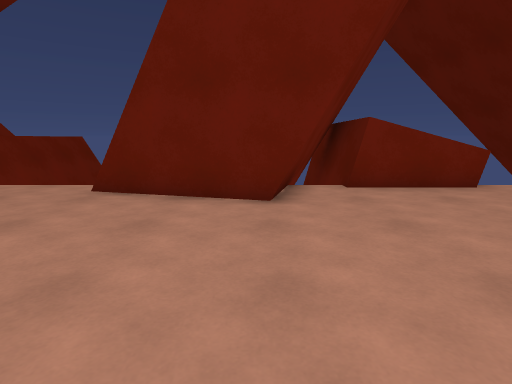
View 1 (above)

12 first-person views from a walk through a scene from a Unity 3-D project. The camera is 1.3 m above the floor, tilts 10° down and sees 80° across. The floor is counted in squares, 1 m on a side. Each view is taken from the middle of a square. On the plan, view 1 faces up. The plan holds only what a view shows up to about 14 squares ahead; the rest is blank. The place goes on beyond the plan. The player is left out.

View 2
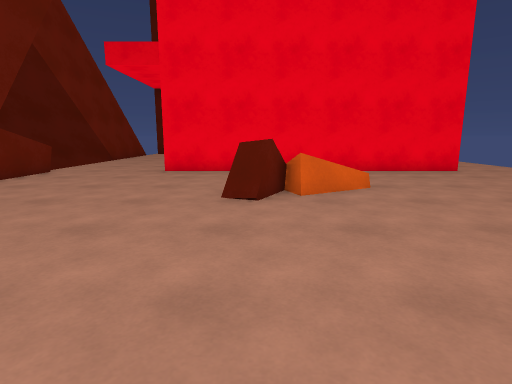

View 3
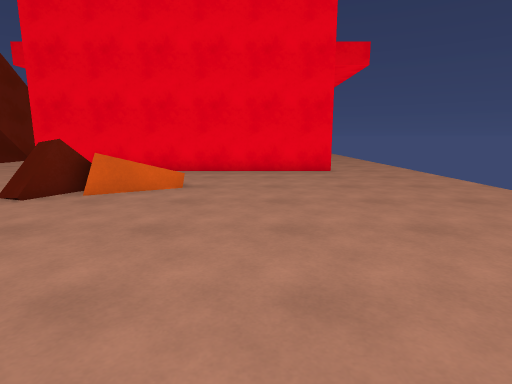

View 4
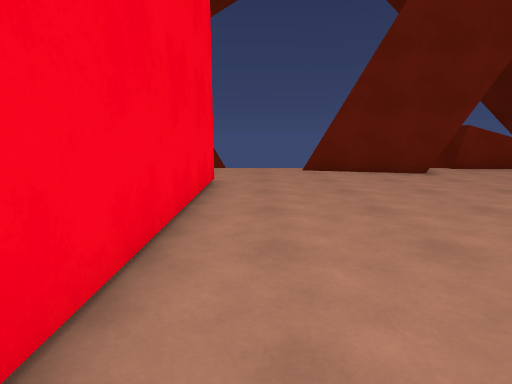

View 5
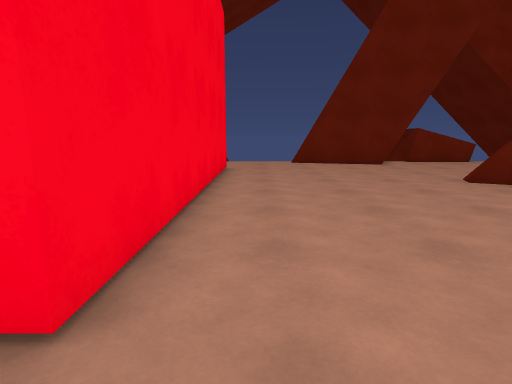

View 6
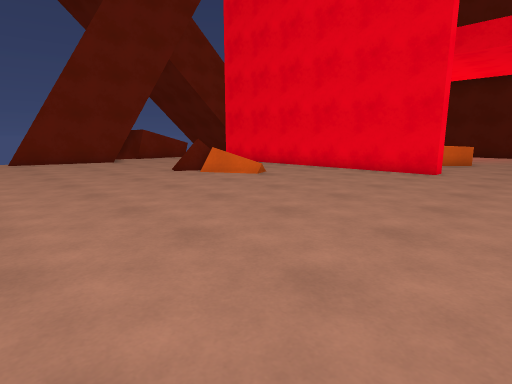

View 7
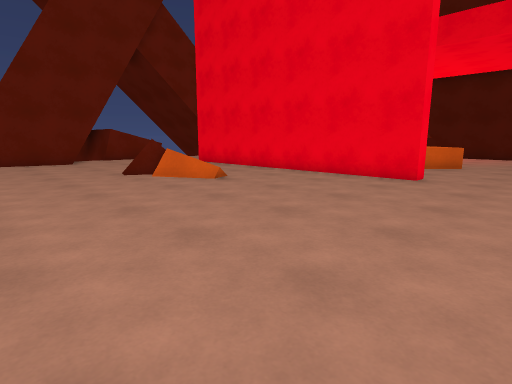

View 8
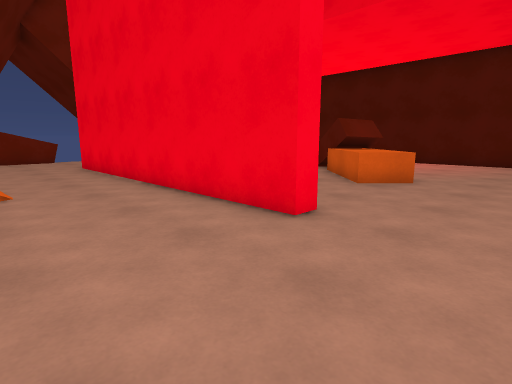

View 9
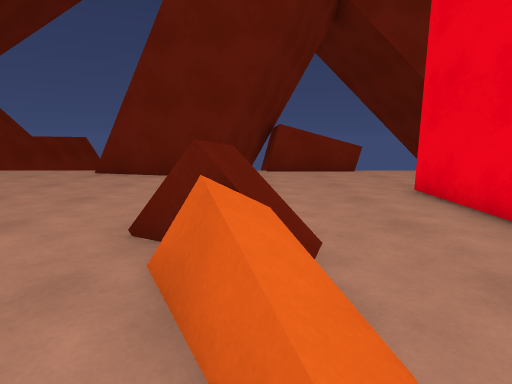

View 10
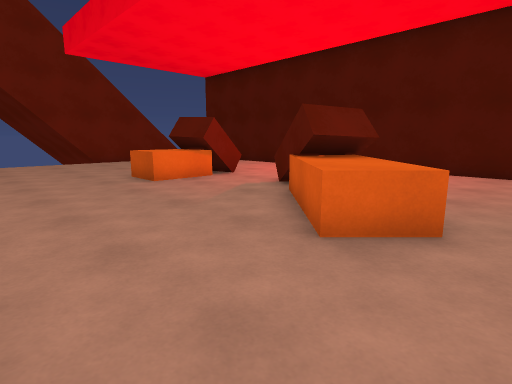

View 11
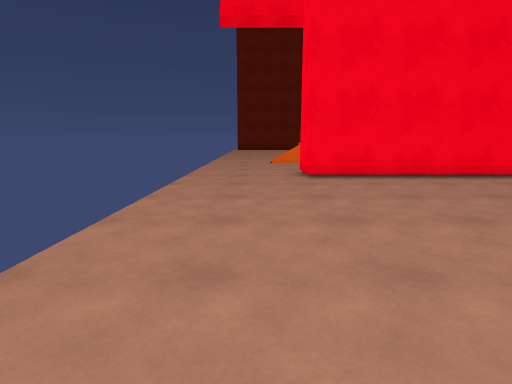

View 12
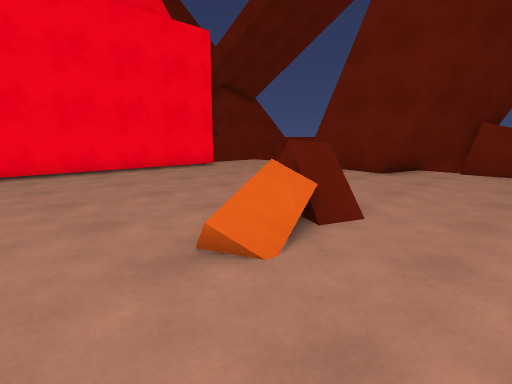

### Floor plan
Points are (right, up) in squares from view 1. A wall is a line through its corners. A room is listed if a view was taken in it or the views show most of it. See-through windows are left out.
Room 1 (views 1, 2, 3, 4, 5, 6, 7, 8, 9, 10, 11, 12)
walls: (-7.3, 3.4) (-7.3, -7.3); (6.8, -7.9) (6, -7.9) (6, 3.6); (0.6, 6.2) (-3.8, 7.4); (4.5, 8.1) (2.9, 8.1); (2.5, 10.9) (1.2, 6.1); (2.3, 11.1) (1, 6.1)
low walls: (1.7, 10.4) (0.6, 6.2); (2.2, 11.5) (0.8, 6.2)
ways out: opening at (-6.2, -9.5); opening at (-5.2, 5); opening at (5.8, 5.5); opening at (7.8, -9.5)
objects: other object (1, -1) to (1, 0)

Where each view was taken, in squares from view 1:
view 1: 0 up, 0 right, facing up
view 2: 0 up, 6 left, facing right
view 3: 5 down, 6 left, facing right
view 4: 5 down, 6 left, facing up
view 5: 9 down, 6 left, facing up
view 6: 11 down, 6 left, facing up-right
view 7: 11 down, 4 left, facing up-right
view 8: 11 down, 2 right, facing up-right
view 9: 4 down, 2 right, facing up
view 10: 9 down, 7 right, facing up-right
view 11: 9 down, 3 right, facing left
view 12: 5 down, 5 right, facing up-left
